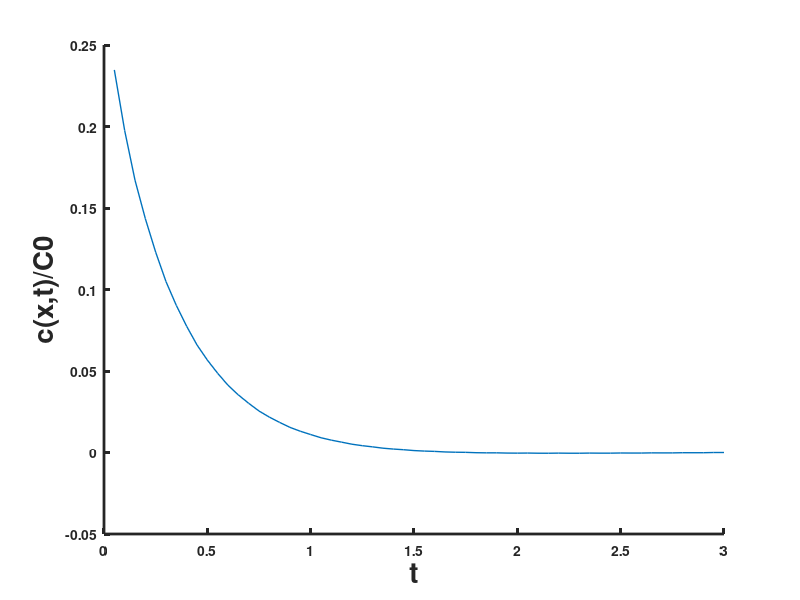

This chart was generated by the following MATLAB code:
L=3;
D=1/10;
V=0.5;
c0=0.3;
t=[0.05:0.05:3];
x=[0.05:0.05:3];

Pe=(V*L)/D;
Tprima=(t.*D)./(L^2);

lamda=Pe/2;
X=x./L;
T=(lamda^2).*Tprima;

cte1=-((2*pi)/(lamda^2));

f=@(n,v1,v2) ((n/(1+(((n^2)*(pi^2))/(lamda^2))))*sin(n*pi*v1))*((e^(-(1+(((n^2)*(pi^2))/(lamda^2))*v2)))-1);

for i=1:60

  ctmp=0;
  
  for n=1:2000
    
    ctmp=ctmp+f(n,X(i),T(i));  
    
  endfor
  
  c(i)=0.3*cte1*ctmp;

endfor
%finfor

for i=1:60
  
  fprintf('\n %f',c(i));
  
endfor
%fin for

hold on
plot(t,c,'linewidth',1);
ylabel("c(x,t)/C0","fontweight","bold","fontsize",20);
xlabel("t","fontweight","bold","fontsize",20);
h=get(gcf,"currentaxes");
set(h,"fontweight","bold","linewidth",2);
print('img_taller_final.jpg','-r300','-djpg','-F:Helvetica:12','-tight');

fprintf('\n fin programa');